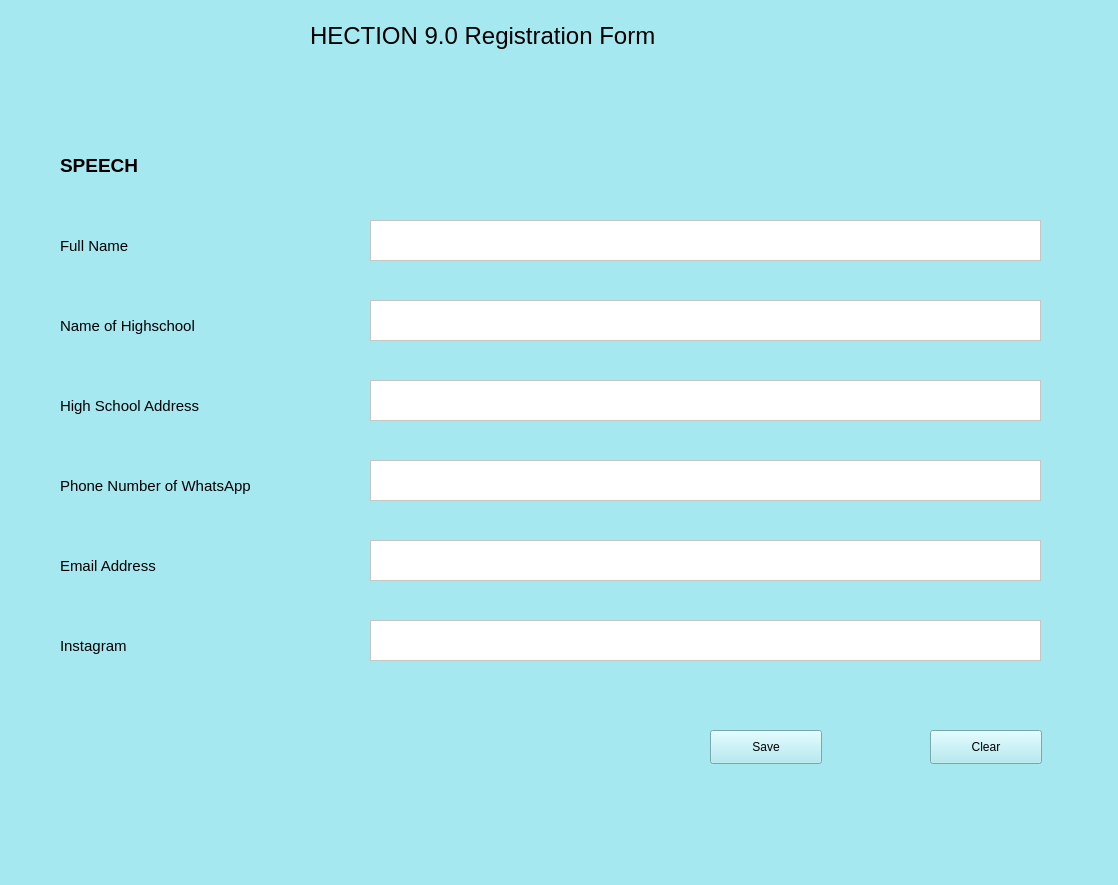
<?xml version="1.0" encoding="UTF-8"?>
<ui version="4.0">
 <class>SPEECH</class>
 <widget class="QWidget" name="SPEECH">
  <property name="geometry">
   <rect>
    <x>0</x>
    <y>0</y>
    <width>1118</width>
    <height>885</height>
   </rect>
  </property>
  <property name="windowTitle">
   <string>Form</string>
  </property>
  <property name="styleSheet">
   <string notr="true">background-color: rgb(166, 232, 240);</string>
  </property>
  <widget class="QLabel" name="label">
   <property name="geometry">
    <rect>
     <x>310</x>
     <y>10</y>
     <width>511</width>
     <height>51</height>
    </rect>
   </property>
   <property name="font">
    <font>
     <pointsize>18</pointsize>
    </font>
   </property>
   <property name="text">
    <string>HECTION 9.0 Registration Form</string>
   </property>
  </widget>
  <widget class="QLabel" name="label_2">
   <property name="geometry">
    <rect>
     <x>60</x>
     <y>230</y>
     <width>151</width>
     <height>31</height>
    </rect>
   </property>
   <property name="font">
    <font>
     <pointsize>11</pointsize>
    </font>
   </property>
   <property name="styleSheet">
    <string notr="true"/>
   </property>
   <property name="text">
    <string>Full Name</string>
   </property>
  </widget>
  <widget class="QLabel" name="label_3">
   <property name="geometry">
    <rect>
     <x>60</x>
     <y>310</y>
     <width>211</width>
     <height>31</height>
    </rect>
   </property>
   <property name="font">
    <font>
     <pointsize>11</pointsize>
    </font>
   </property>
   <property name="styleSheet">
    <string notr="true"/>
   </property>
   <property name="text">
    <string>Name of Highschool</string>
   </property>
  </widget>
  <widget class="QLabel" name="label_4">
   <property name="geometry">
    <rect>
     <x>60</x>
     <y>390</y>
     <width>211</width>
     <height>31</height>
    </rect>
   </property>
   <property name="font">
    <font>
     <pointsize>11</pointsize>
    </font>
   </property>
   <property name="styleSheet">
    <string notr="true"/>
   </property>
   <property name="text">
    <string>High School Address</string>
   </property>
  </widget>
  <widget class="QLabel" name="label_5">
   <property name="geometry">
    <rect>
     <x>60</x>
     <y>470</y>
     <width>291</width>
     <height>31</height>
    </rect>
   </property>
   <property name="font">
    <font>
     <pointsize>11</pointsize>
    </font>
   </property>
   <property name="styleSheet">
    <string notr="true"/>
   </property>
   <property name="text">
    <string>Phone Number of WhatsApp</string>
   </property>
  </widget>
  <widget class="QLabel" name="label_6">
   <property name="geometry">
    <rect>
     <x>60</x>
     <y>550</y>
     <width>291</width>
     <height>31</height>
    </rect>
   </property>
   <property name="font">
    <font>
     <pointsize>11</pointsize>
    </font>
   </property>
   <property name="styleSheet">
    <string notr="true"/>
   </property>
   <property name="text">
    <string>Email Address</string>
   </property>
  </widget>
  <widget class="QLabel" name="label_7">
   <property name="geometry">
    <rect>
     <x>60</x>
     <y>630</y>
     <width>291</width>
     <height>31</height>
    </rect>
   </property>
   <property name="font">
    <font>
     <pointsize>11</pointsize>
    </font>
   </property>
   <property name="styleSheet">
    <string notr="true"/>
   </property>
   <property name="text">
    <string>Instagram</string>
   </property>
  </widget>
  <widget class="QPlainTextEdit" name="plainTextEdit">
   <property name="geometry">
    <rect>
     <x>370</x>
     <y>220</y>
     <width>671</width>
     <height>41</height>
    </rect>
   </property>
   <property name="styleSheet">
    <string notr="true">background-color: rgb(255, 255, 255);</string>
   </property>
  </widget>
  <widget class="QPlainTextEdit" name="plainTextEdit_2">
   <property name="geometry">
    <rect>
     <x>370</x>
     <y>300</y>
     <width>671</width>
     <height>41</height>
    </rect>
   </property>
   <property name="styleSheet">
    <string notr="true">background-color: rgb(255, 255, 255);</string>
   </property>
  </widget>
  <widget class="QPlainTextEdit" name="plainTextEdit_3">
   <property name="geometry">
    <rect>
     <x>370</x>
     <y>380</y>
     <width>671</width>
     <height>41</height>
    </rect>
   </property>
   <property name="styleSheet">
    <string notr="true">background-color: rgb(255, 255, 255);</string>
   </property>
  </widget>
  <widget class="QPlainTextEdit" name="plainTextEdit_4">
   <property name="geometry">
    <rect>
     <x>370</x>
     <y>460</y>
     <width>671</width>
     <height>41</height>
    </rect>
   </property>
   <property name="styleSheet">
    <string notr="true">background-color: rgb(255, 255, 255);</string>
   </property>
  </widget>
  <widget class="QPlainTextEdit" name="plainTextEdit_5">
   <property name="geometry">
    <rect>
     <x>370</x>
     <y>540</y>
     <width>671</width>
     <height>41</height>
    </rect>
   </property>
   <property name="styleSheet">
    <string notr="true">background-color: rgb(255, 255, 255);</string>
   </property>
  </widget>
  <widget class="QPlainTextEdit" name="plainTextEdit_6">
   <property name="geometry">
    <rect>
     <x>370</x>
     <y>620</y>
     <width>671</width>
     <height>41</height>
    </rect>
   </property>
   <property name="styleSheet">
    <string notr="true">background-color: rgb(255, 255, 255);</string>
   </property>
  </widget>
  <widget class="QPushButton" name="Clear">
   <property name="geometry">
    <rect>
     <x>930</x>
     <y>730</y>
     <width>112</width>
     <height>34</height>
    </rect>
   </property>
   <property name="text">
    <string>Clear</string>
   </property>
  </widget>
  <widget class="QPushButton" name="Save">
   <property name="geometry">
    <rect>
     <x>710</x>
     <y>730</y>
     <width>112</width>
     <height>34</height>
    </rect>
   </property>
   <property name="text">
    <string>Save</string>
   </property>
  </widget>
  <widget class="QLabel" name="label_8">
   <property name="geometry">
    <rect>
     <x>60</x>
     <y>150</y>
     <width>151</width>
     <height>31</height>
    </rect>
   </property>
   <property name="font">
    <font>
     <pointsize>14</pointsize>
     <weight>75</weight>
     <bold>true</bold>
    </font>
   </property>
   <property name="styleSheet">
    <string notr="true"/>
   </property>
   <property name="text">
    <string>SPEECH</string>
   </property>
  </widget>
 </widget>
 <resources/>
 <connections/>
</ui>
